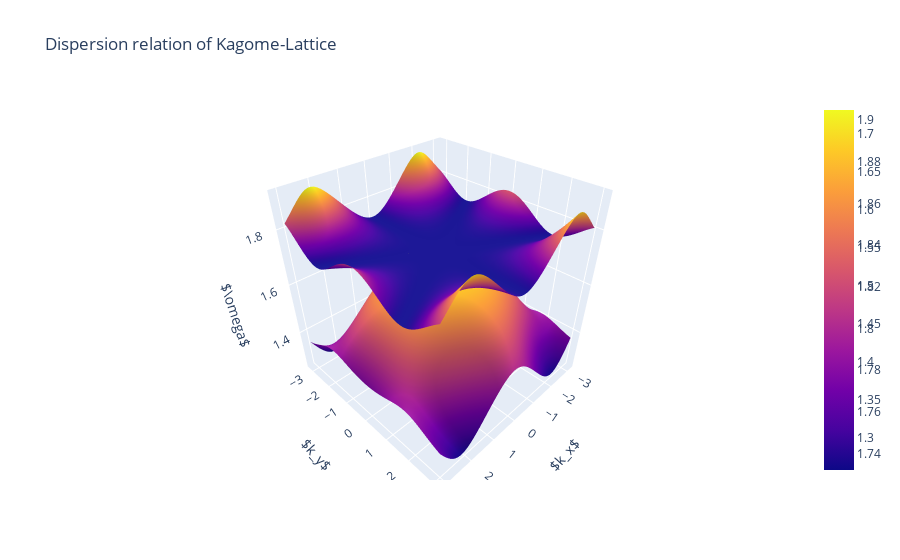

The cell this chart's notebook holds for it:
### Code cell
import plotly.graph_objects as go

fig = go.Figure(data=[go.Surface(z=ws[:, :, i], x=kl.qxs, y=kl.qys) for i in [3, 4]])
fig.update_layout(
    title='Dispersion relation of Kagome-Lattice', 
    scene=dict(
        xaxis_title=r'$k_x$',
        yaxis_title=r'$k_y$',
        zaxis_title=r'$\omega$'
    ),
    autosize=True)
fig.show()
